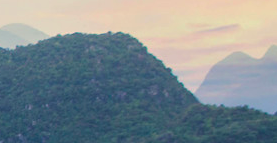
#> input picture 1.png, 277 x 143 px
$ python findImg.py
#> lines starting #> are read from the running program, lines starting #| are printed output that depends on the picture; after the words box and inside, x2 and y2 are one past the last pixel; in counts of white or black regions, pixels touching at a corner belong together
# !/usr/bin/python3
#pkg opencv-python, matplotlib

import cv2
import numpy as np
import matplotlib.pyplot as plt

mrW=cv2.imread('1.png',1)
#> mrW is the input picture: shape (143, 277, 3); mean B, G, R 144.8, 140, 128.6
backIMG=cv2.imread('0.png',1)
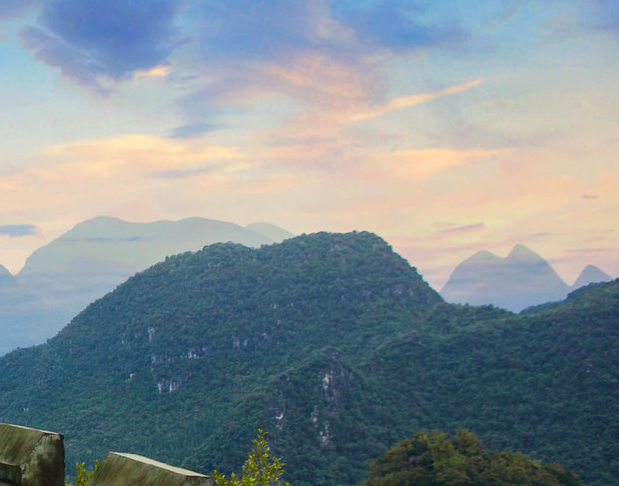
#> input picture 0.png, 619 x 486 px
#> backIMG is the input picture: shape (486, 619, 3); mean B, G, R 148.7, 143, 130.3
plt.figure(0)
plt.imshow(backIMG)
plt.figure(1)
plt.imshow(mrW)
(WHeight, WWidth, n)=mrW.shape
#> WHeight = 143; WWidth = 277; n = 3
result=cv2.matchTemplate(backIMG, mrW, cv2.TM_CCOEFF)
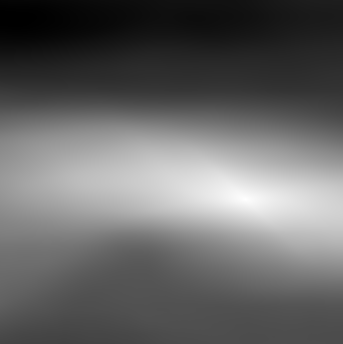
#> result: shape (344, 343) float32; min -144911600, max 391565312, mean 71974984; drawn with min black and max white
(_, _, minimumLocation, maximumLocation) = cv2.minMaxLoc(result)
#> minimumLocation = (15, 19); maximumLocation = (245, 199)
topLeft = maximumLocation
#> topLeft = (245, 199)
bottomRight = ((topLeft[0] + WWidth), (topLeft[1] + WHeight))
#> bottomRight = (522, 342)
roi = backIMG[topLeft[1]:bottomRight[1], topLeft[0]:bottomRight[0]]
mask = np.zeros(backIMG.shape, dtype="uint8")
backIMG = cv2.addWeighted(backIMG, 0.25, mask, 0.75, 0)
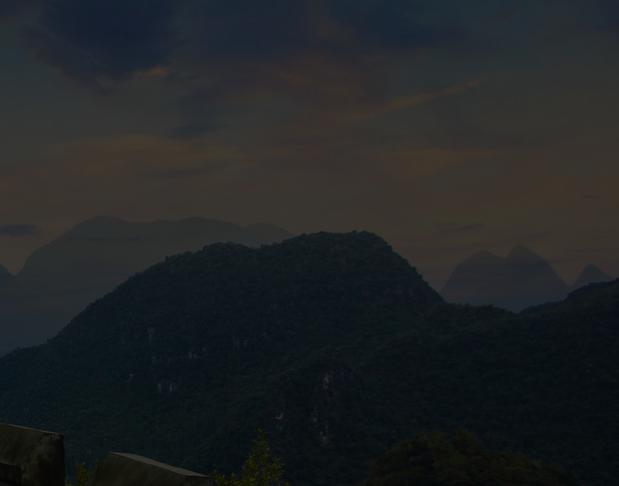
#> backIMG: shape (486, 619, 3); mean B, G, R 37.2, 35.7, 32.6
backIMG[topLeft[1]:bottomRight[1], topLeft[0]:bottomRight[0]] = roi
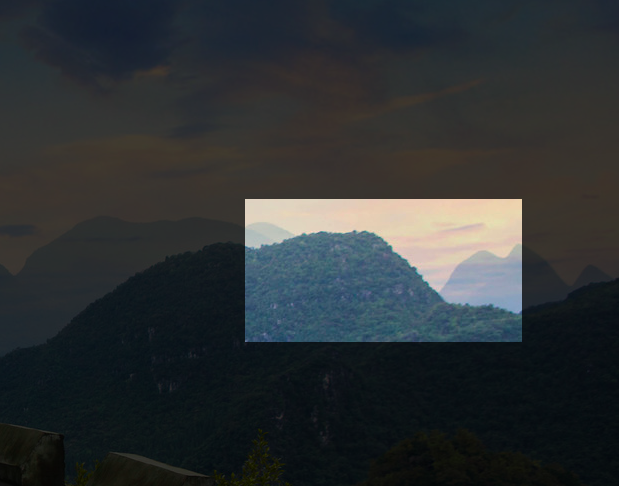
#> backIMG: shape (486, 619, 3); 13.17% of pixels changed, all inside (x1, y1, x2, y2) = (245, 199, 522, 342)
plt.figure(2)
plt.imshow(backIMG)
plt.show()

# [36 lines of commented-out code are left out]
